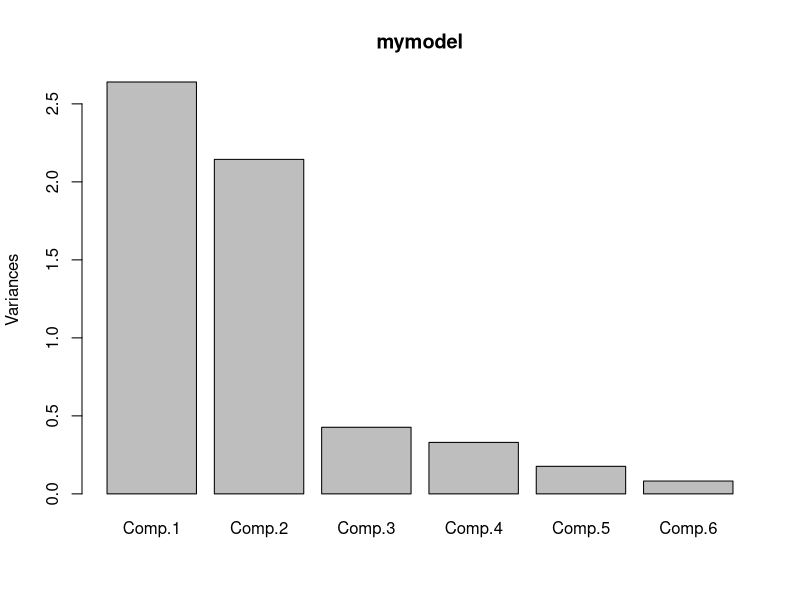
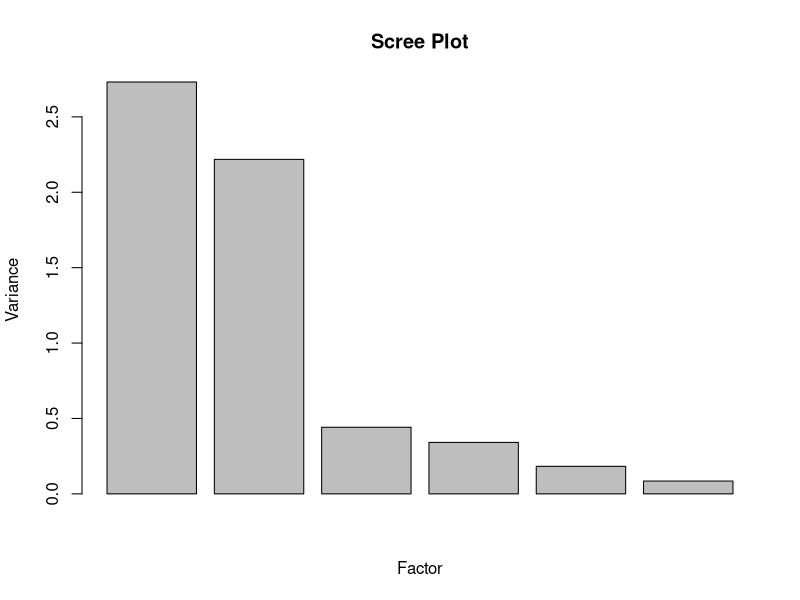
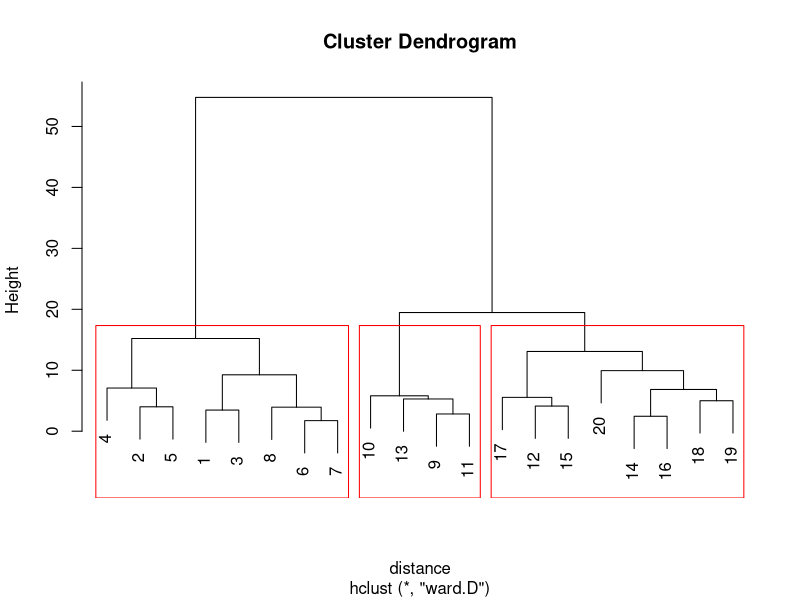
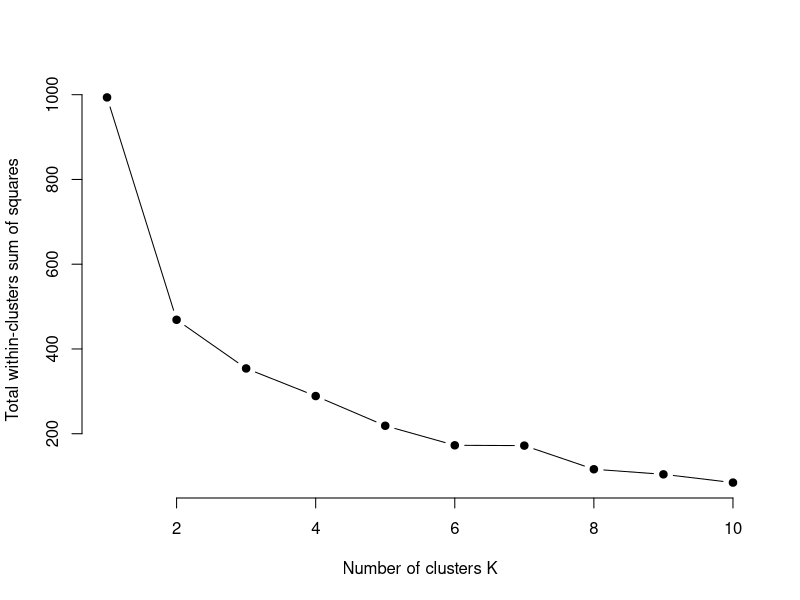

Reproduce these figures in R, in order.
##########Principal Components Analysis##########

library(readr)

# Reading the excel file
mydata<- read_csv("PCA_Factor_Analysis_Example.csv")
# View(mydata)
mydata = mydata[,2:7]

#Transforming the variables
myzdata = scale(mydata)

#Checking correlation
cor(myzdata)
#The results show high correlation between X1, X3 & X5 and good correlation between X2, X4 & X6

#Fitting & Summarizing the model
mymodel = princomp(myzdata)
summary(mymodel)

#Determine the number of Factors
plot(mymodel)

#Reduced Data Sets
pc = mymodel$scores
cbind(pc[,1],pc[,2] )


############Factor Analysis#############

# Reading the excel file
mydata<- read_csv("PCA_Factor_Analysis_Example.csv")
# View(mydata)
mydata = mydata[,2:7]

#Transforming the variables
myzdata = scale(mydata)

#Checking correlation
cor(myzdata)
#The results show high correlation between X1, X3 & X5 and good correlation between X2, X4 & X6

#Check for Sampling (factor) adequacy

install.packages("psych")

library(psych)
KMO(myzdata)

# Identifying the number of factors  
#Compute eigenvalues
#Choose the factors with eigenvalues > 1

s = cov(myzdata)
s_eigen = eigen(s)
variance = s_eigen$values

#Determine the number of Factors
barplot(variance, xlab = "Factor", ylab = 'Variance', main = "Scree Plot")

#Calculate Factor Scores
mymodel = factanal(myzdata, 2)

#Calculate Factor Scores Rotation
myrotatedmodel = factanal(myzdata, 2, rotation = "varimax", scores = "regression")
myrotatedmodel

#Reduced Data Set
output = myrotatedmodel$scores
output

############Cluster Analysis############

# Reading the excel file
mydata <- read_csv("Cluster_Analysis_Example.csv")
# View(mydata)

#Computing the distance
distance = dist(mydata, method = 'euclidean')

#Generate Cluster
mymodel = hclust(distance, method = "ward.D")
#Plot Dendogram
plot(mymodel)

#Deciding the number of clusters
groups = cutree(mymodel, k = 3)
rect.hclust(mymodel, k = 3, border = "red")

#Identification of cluster membership for each record
output = cbind(mydata, groups)
print(output)

#Cluster Profile
aggregate(mydata, by = list(groups), FUN = mean)

## Cluster Analysis using k-mean method ##

mynewmodel = kmeans(mydata,3)
mynewmodel
cluster = mynewmodel$cluster
output = cbind(mydata, cluster)
print(output)

# To find optimum k : Elbow Method
# function to compute total within-cluster sum of square 

wss <- function(k) 
  {
  kmeans(mydata, k, nstart = 1)$tot.withinss
  }
k.values <- 1:10
wss_values <- purrr::map_dbl(k.values, wss)
plot(k.values, wss_values,
     type="b", pch = 19, frame = FALSE, 
     xlab="Number of clusters K",
     ylab="Total within-clusters sum of squares")

################### END ##############################


